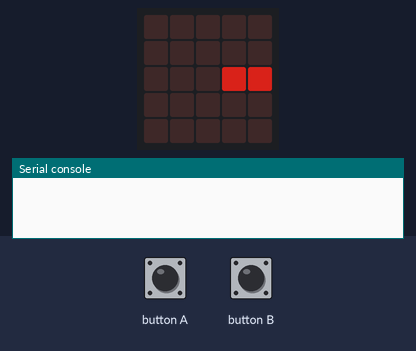
Bench run of a program on a simulated BBC micro:bit running MicroPython. Shown: the board's 5×5 LED display, the last lines printed to the serial console. The test bench sets the inputs (shaded band). Dim RGB values are drawn brighter than linear; random numbers come from a fixed seed.

Above: at 1.2 s.
1.3 s: button A pressed for 0.15 s
At 2.8 s:
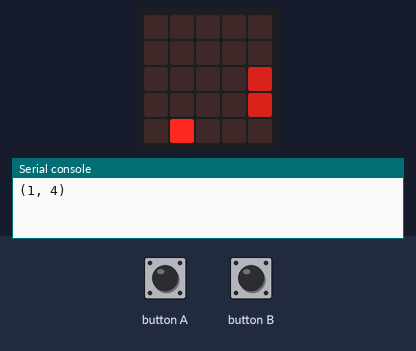
4.4 s: button B pressed for 0.15 s
At 5.7 s:
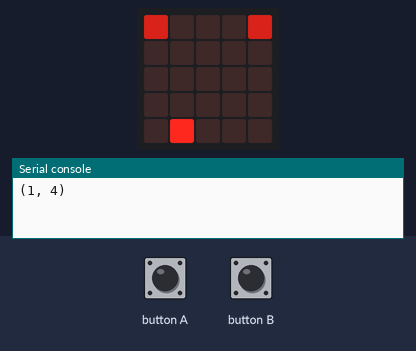
7.5 s: button A pressed for 1 s
At 8.4 s:
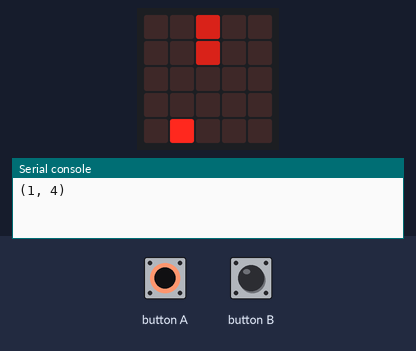
11.5 s: button B pressed for 1 s
At 12.8 s:
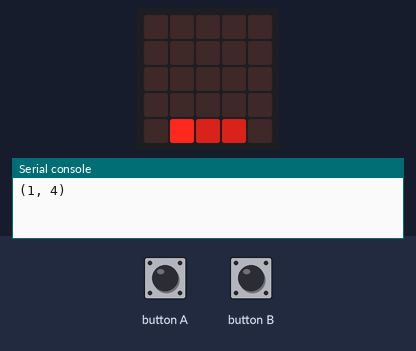
15.5 s: button A pressed for 0.15 s
At 16.8 s:
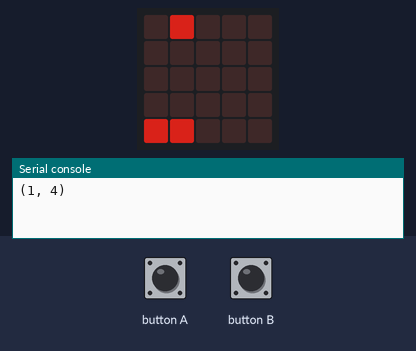
18.6 s: button B pressed for 0.15 s
At 19.5 s:
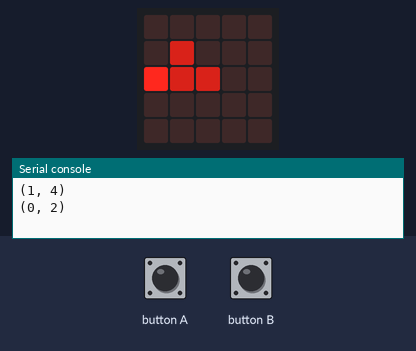
Timing chart, 0 to 21.6 s (numbered marks = the images above; inputs shaded):
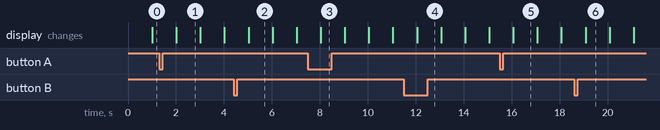

Measured:
- what the display in image 1 shows lasts 1.0 s, from 2.0 s to 3.0 s

The program:

snake.py
```python
from microbit import *
import random

class Snake(object):
    BRIGHTNESS = 5

    def __init__(self):
        self.coordinates = [(1, 2), (2, 2)]
        self.direction = (1, 0)

    def turn_clockwise(self):
        # Clockwise: (1,0) -> (0,1) -> (-1,0) -> (0,-1)
        self.direction = (-1 * self.direction[1], self.direction[0])

    def turn_anticlockwise(self):
        # Anticlockwise: (1,0) -> (0,-1) -> (-1,0) -> (0,1)
        self.direction = (self.direction[1], -1 * self.direction[0])

    def plot(self):
        display.clear()
        for coordinate in self.coordinates:
            display.set_pixel(coordinate[0], coordinate[1], self.BRIGHTNESS)

    def next(self):
        if button_a.was_pressed():
            self.turn_clockwise()
        elif button_b.was_pressed():
            self.turn_anticlockwise()

        head = self.coordinates[-1]
        next = ((head[0] + self.direction[0]) % 5, (head[1] + self.direction[1]) % 5)
        return next

    def alive(self):
        return len(set(self.coordinates)) == len(self.coordinates)

    def grow(self, next):
        self.coordinates.append(next)

    def move(self, next):
        self.coordinates.append(next)
        self.coordinates.pop(0)

    def get_coordinates(self):
        return self.coordinates

class FoodManager(object):
    def __init__(self):
        self.food = None
        self.iterations_since_food = 0

    def manage_food(self, coordinates):
        """
        If there is already food present, don't create another.
        If it has been 3 turns since either the start of the game
        or the last food eaten, create one at a pseudo-random location
        which does not coincide with any of the coordinates given in the
        argument.

        Arguments:
          coordinates: Coordinates at which food must not be plotted.
        """
        self.iterations_since_food += 1
        if self.food:
            return

        if self.iterations_since_food == 3:
            # Can't make a food which is in the snake's body
            food = None
            while not food or food in coordinates:
                food = (random.randint(0, 4), random.randint(0, 4))
                print(food)

            self.food = food

    def reset(self):
        self.food = None
        self.iterations_since_food = 0

    def plot(self):
        if not self.food:
            return
        display.set_pixel(self.food[0], self.food[1], 9)

score = 0
snake = Snake()
snake.plot()
food_mgr = FoodManager()

while snake.alive():
    next = snake.next()

    if food_mgr.food and food_mgr.food == next:
        snake.grow(next)
        food_mgr.reset()
        score += 1
    else:
        snake.move(next)

    food_mgr.manage_food(snake.get_coordinates())

    snake.plot()
    food_mgr.plot()

    sleep(1000)

sleep(1000)
display.scroll("SCORE:")
display.scroll(score)
```
